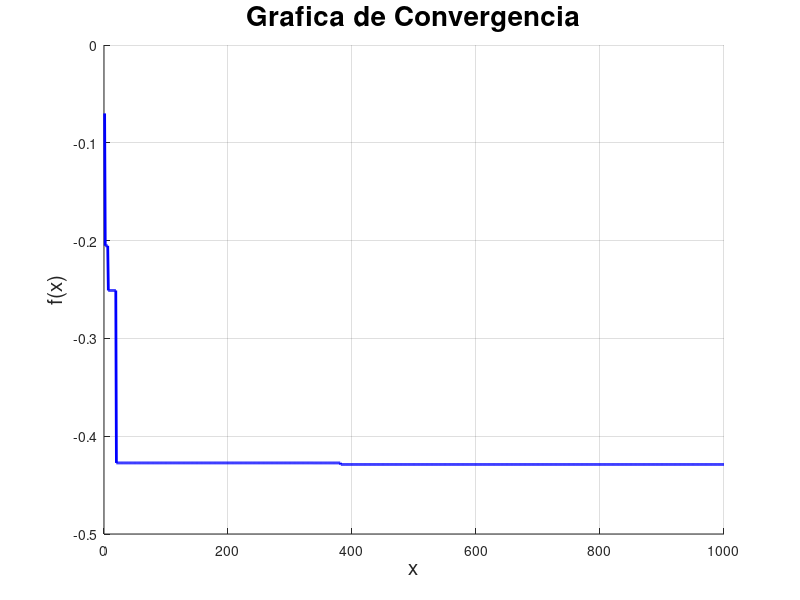
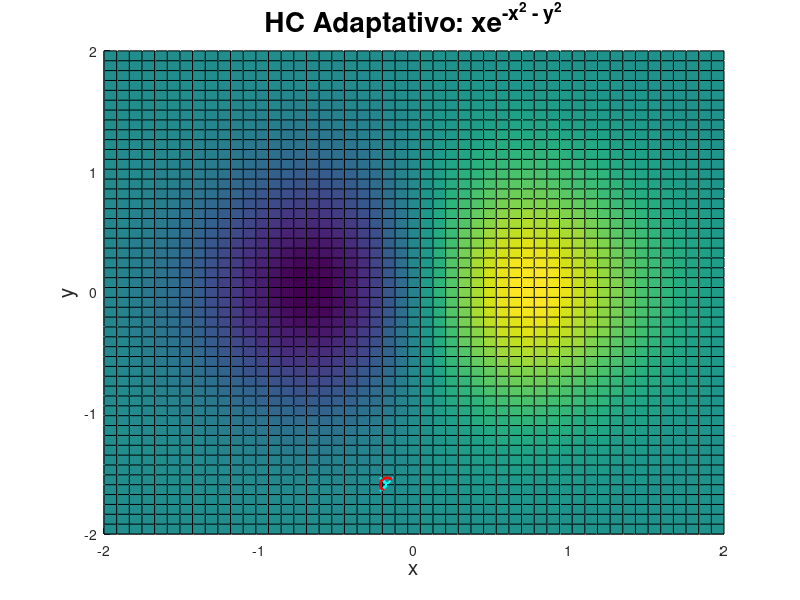
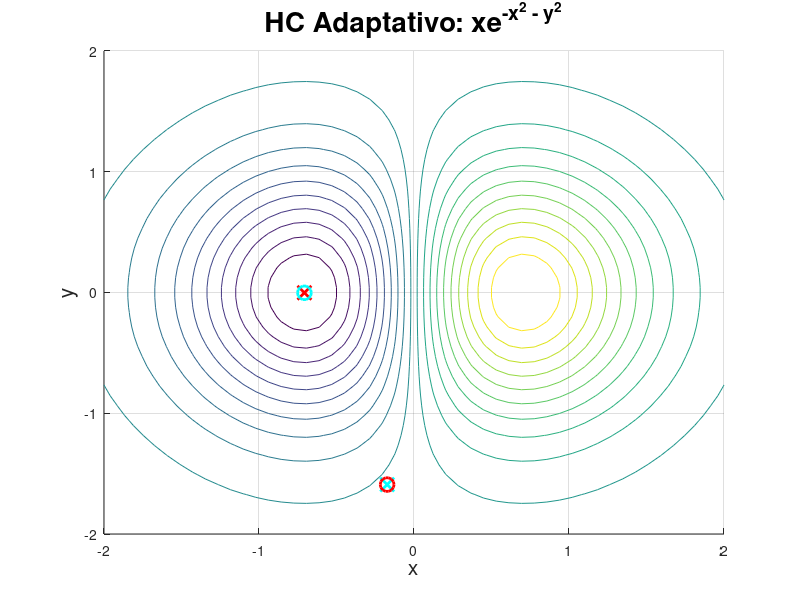

The MATLAB script that drew these images, in order:
% Ian Munoz Nunez

close all
clear
clc

f = @(x, y) x .* exp(-x.^2 - y.^2);
xl = [-2 -2]';
xu = [2 2]';

xLim = linspace(-2, 2, 50);
yLim = linspace(-2, 2, 50);

[X, Y] = meshgrid(xLim, yLim);
Z = f(X, Y);

%%%%%%%%%%%%%%%%%%%%%%%%%%%%%%%%%%%%%%%%%%%%%%%%%%%%%%%%%%%%%%%%%%%%%%

G = 1000;
D = 2;
conver = zeros(1, G);

pm = 0.5;
x = xl + (xu - xl) .* rand([D 1]);

for i=1:G
  fx = f(x(1), x(2));
  y = x;

  for j=1:D
    r = rand();
    if r < pm
      y(j) = xl(j) + (xu(j) - xl(j)) * r;
    end
  end

  fy = f(y(1), y(2));
  if fy < fx
    x = y;
  end

  conver(i) = f(x(1), x(2));
end

%%%%%%%%%%%%%%%%%%%%%%%%%%%%%%%%%%%%%%%%%%%%%%%%%%%%%%%%%%%%%%%%%%%%%%

disp('y=')
disp(y)
disp([ 'fy= ' num2str(f(y(1), y(2))) ])
disp('x=')
disp(x)
disp([ 'fx= ' num2str(f(x(1), x(2))) ])

%%%%%%%%%%%%%%%%%%%%%%%%%%%%%%%%%%%%%%%%%%%%%%%%%%%%%%%%%%%%%%%%%%%%%%

figure
hold on
grid on

plot(conver, 'b-', 'LineWidth', 2)

title("Grafica de Convergencia", 'FontSize', 20)
xlabel('x', 'FontSize', 15)
ylabel('f(x)', 'FontSize', 15)

%%%%%%%%%%%%%%%%%%%%%%%%%%%%%%%%%%%%%%%%%%%%%%%%%%%%%%%%%%%%%%%%%%%%%%

figure
hold on
grid on

surf(X, Y, Z)
plot3(x(1), x(2), f(x(1), x(2)), 'rx', 'LineWidth', 2, 'MarkerSize', 10)
plot3(x(1), x(2), f(x(1), x(2)), 'co', 'LineWidth', 2, 'MarkerSize', 10)
plot3(y(1), y(2), f(y(1), y(2)), 'cx', 'LineWidth', 2, 'MarkerSize', 10)
plot3(y(1), y(2), f(y(1), y(2)), 'ro', 'LineWidth', 2, 'MarkerSize', 10)

title("HC Adaptativo: xe^{-x^2 - y^2}", 'FontSize', 20)
xlabel('x', 'FontSize', 15)
ylabel('y', 'FontSize', 15)
zlabel('f(x,y)', 'FontSize', 15)

%%%%%%%%%%%%%%%%%%%%%%%%%%%%%%%%%%%%%%%%%%%%%%%%%%%%%%%%%%%%%%%%%%%%%%

figure
hold on
grid on

contour(X, Y, Z, 20)
plot(x(1), x(2), 'rx', 'LineWidth', 2, 'MarkerSize', 10)
plot(x(1), x(2), 'co', 'LineWidth', 2, 'MarkerSize', 10)
plot(y(1), y(2), 'cx', 'LineWidth', 2, 'MarkerSize', 10)
plot(y(1), y(2), 'ro', 'LineWidth', 2, 'MarkerSize', 10)

title("HC Adaptativo: xe^{-x^2 - y^2}", 'FontSize', 20)
xlabel('x', 'FontSize', 15)
ylabel('y', 'FontSize', 15)
zlabel('f(x,y)', 'FontSize', 15)

